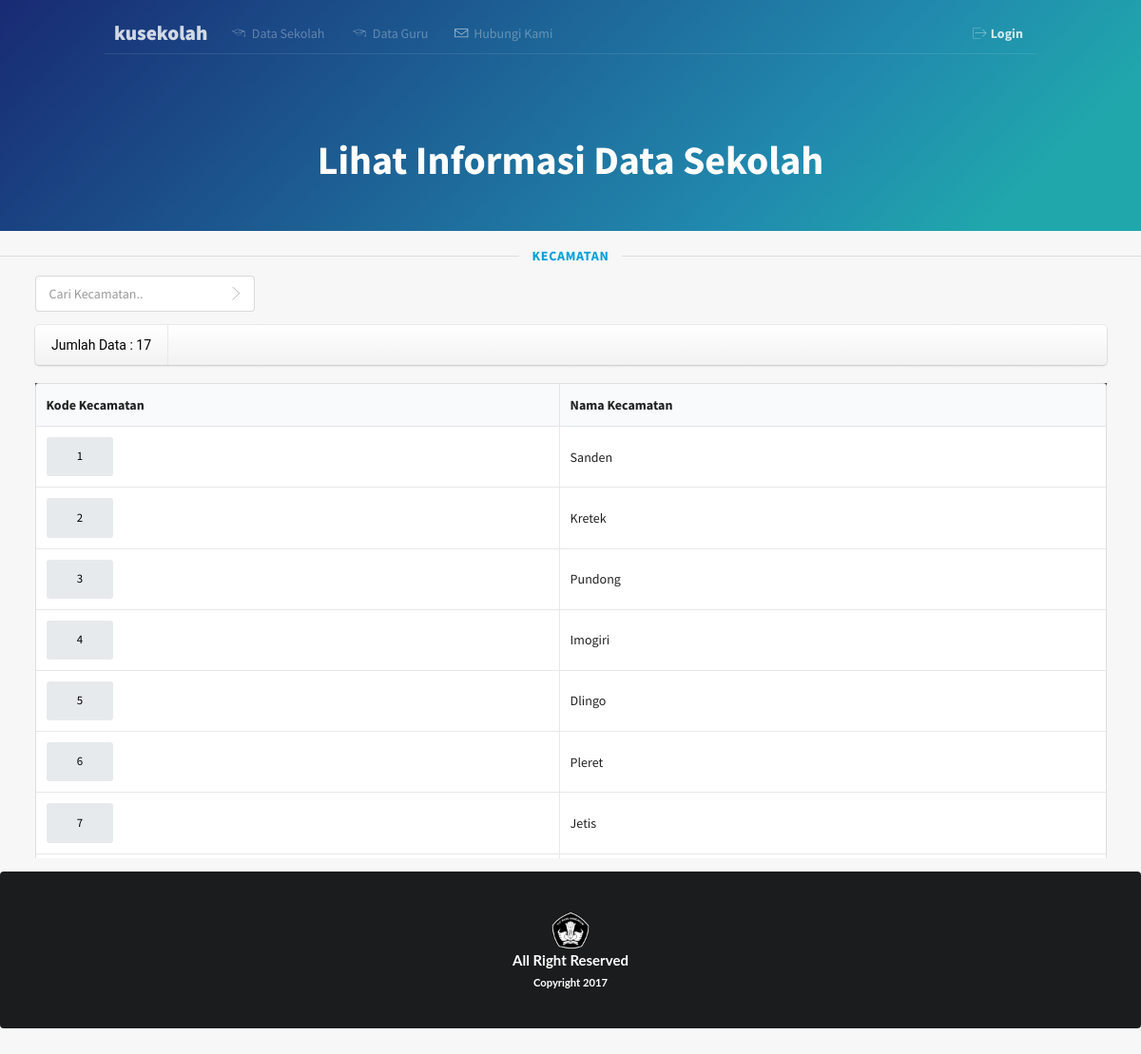
Screenshot of /datasekolah/userkecpage.php?id= 1 with the database file from the repository.
### tables this page shows
CREATE TABLE `kecamatan` (
  `kode_kec` int(11) NOT NULL,
  `nama_kec` varchar(30) NOT NULL,
  `kode_kab` int(11) NOT NULL
);

### datasekolah/userkecpage.php (the view, shortened to what this page needs)
<?php
    include "../koneksi.php";
    $kunci=$_GET['id'];
    $query = "SELECT * FROM kecamatan where kode_kab='$kunci'";
    $sql = mysql_query($query, $koneksi);
    $jumlah_baris = mysql_num_rows($sql);
?><!DOCTYPE html>
<html>
<head>
  <link rel="stylesheet" type="text/css" href="../semantic-ui/semantic.css">
  <link rel="stylesheet" type="text/css" href="../homepage.css">
  <link rel="stylesheet" type="text/css" href="../dist/components/container.css">
  <link rel="stylesheet" type="text/css" href="../iconfonts/flaticon.css">
  <link rel="stylesheet" type="text/css" href="../dist/components/icon.css">
  <link rel="stylesheet" type="text/css" href="../dist/components/header.css">
  <link rel="stylesheet" type="text/css" href="../dist/components/table.css">
  </head>
  <body id="home">
  <div class="ui inverted masthead centered segment">
    <div class="ui page grid">
      <div class="column">
        <div class="ui secondary pointing menu">
          <a class="logo item" onclick="window.location.href='../index.php'">
            kusekolah  </a>
         <a class="item" onclick="window.location.href='../datasekolah/userpage.php'">
            <i class="flaticon-graduates icon" style="color: white"></i> Data Sekolah
          </a>
          <a class="item" onclick="window.location.href='../dataguru/userpage.php'">
            <i class="flaticon-graduates icon" style="color: white"></i> Data Guru
          </a>
          <a class="item" onclick="window.location.href='../hubungikami.php'">
            <i class="flaticon-mail" style="color: white"></i> Hubungi Kami
          </a>
          <div class="right menu">
            <a class="ui item" href="../login.html" style="color: white" title="Login Ke Akun Anda">
              <i class="white flaticon-outcoming icon" style="color: white"></i><b>Login</b>
            </a>
          </div>
        </div>
        <div class="ui hidden transition information">
          <h1 class="ui centered lead">Lihat Informasi Data Sekolah</h1>
          <br>
        </div>
      </div>
    </div>
  </div>
  <br>
  <div class="ui horizontal divider"><a>KECAMATAN</a></div>
  <div class="ui container">
  <div class="ui icon input">
    <input type="text" id="inputsearch" onkeyup="fungsisearch()" placeholder="Cari Kecamatan.." title="Tulis Kode Kecamatan disini">
    <i class="flaticon-move link icon"></i>
  </div>
    <div class="ui mini horizontal menu">
      <a class="item" style="color: black;font-family: Roboto">
        <?php echo "Jumlah Data : ".$jumlah_baris;?>
      </a>
    </div>
  </div>
  <br>
  <div class="ui container">
    <div class="scrollmenu">
      <table class="ui selectable celled table" id="tabelkec">
        <thead>
        <tr>
          <th>Kode Kecamatan</th>
          <th>Nama Kecamatan</th>
        </tr>
        </thead>
        <tbody>
          <?php while($data = mysql_fetch_object($sql)): ?>
        <tr>
          <td><a class="ui button" style="color: black" onclick="window.location.href='usersekolahpage.php?kode_kec=<?php echo $data->kode_kec;?>'"><?php echo $data->kode_kec;?></a></td>
          <td><?php echo $data->nama_kec;?></td>
        </tr>
          <?php
          endwhile;?>
        </tbody>
      </table>
    </div>
  </div>
  <div class="ui inverted footer segment center">
    <div class="ui container">
      <center><img src="../img/twh.png" style="width: 40px;height: 40px"></center>
    </div>
      <center>
        <h4 class="ui inverted header">All Right Reserved<br><sub>Copyright 2017</sub></h4>
      </center>
  </div>
</body>
</html>

### homepage.css (style rules this page uses)
html { font-size: 14px; }
#home .masthead { background: rgb(24,42,115); background: -moz-linear-gradient(-45deg, rgba(24,42,115,1) 0%, rgba(33,138,174,1) 69%, rgba(32,167,172,1) 89%); background: -webkit-gradient(linear, left top, right bottom, color-stop(0%,rgba(24,42,115,1)), color-stop(69%,rgba(33,138,174,1)), color-stop(89%,rgba(32,167,172,1))); background: -webkit-linear-gradient(-45deg, rgba(24,42,115,1) 0%,rgba(33,138,174,1) 69%,rgba(32,167,172,1) 89%); background: -o-linear-gradient(-45deg, rgba(24,42,115,1) 0%,rgba(33,138,174,1) 69%,rgba(32,167,172,1) 89%); background: -ms-linear-gradient(-45deg, rgba(24,42,115,1) 0%,rgba(33,138,174,1) 69%,rgba(32,167,172,1) 89%); background: linear-gradient(135deg, rgba(24,42,115,1) 0%,rgba(33,138,174,1) 69%,rgba(32,167,172,1) 89%); filter: progid:DXImageTransform.Microsoft.gradient( startColorstr='#182a73', endColorstr='#20a7ac',GradientType=1 ); border-radius: 0; margin: 0em; padding: 1rem 0rem 0; }
#home .masthead .column { position: relative; }
#home .masthead .information { margin: 6em 1em 0 1em; text-align: center; }
.ui.secondary.pointing.menu { border-bottom: 1px solid rgba(255,255,255, 0.1); }
.ui.menu .logo.item { font-weight: 800;color: #ffffff;font-size: 16pt;padding: 0 10px !important; }
.ui.menu .item { color: rgba(255,255,255,0.4); }
.ui.secondary.pointing.menu > .menu > .item, .ui.secondary.pointing.menu > .item { border-bottom-width: 1px; margin: 0 0 -1px; }
.ui.secondary.pointing.menu .item i { margin-right: 3px; color: rgba(255,255,255,0.6); }
.ui.secondary.pointing.menu > .menu > .item:not(.logo), .ui.secondary.pointing.menu > .item:not(.logo) { padding: 1em 0; margin-left: 1em; margin-right: 1em; }
#home .segment h1 { font-size: 3em; }
#home .footer.segment { background-color: #000000; padding: 3rem 0rem; }

### datasekolah/userkecpage.php (style rules this page uses)
div.scrollmenu { background-color: #333; overflow: auto; max-height: 500px; white-space: nowrap; }
div.scrollmenu a { display: inline-block; color: white; text-align: center; padding: 14px; text-decoration: none; }

### rows the page displays
kecamatan: kode_kec "1", nama_kec "Sanden"
kecamatan: kode_kec "2", nama_kec "Kretek"
kecamatan: kode_kec "3", nama_kec "Pundong"
kecamatan: kode_kec "4", nama_kec "Imogiri"
kecamatan: kode_kec "5", nama_kec "Dlingo"
kecamatan: kode_kec "6", nama_kec "Pleret"
kecamatan: kode_kec "7", nama_kec "Jetis"

### other values shown
$jumlah_baris "17"
